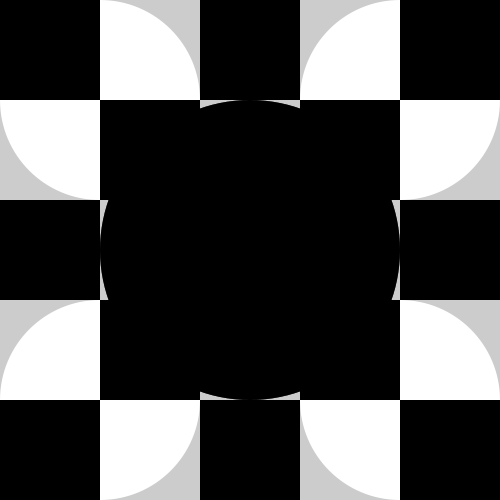
Frame 1 (no input)
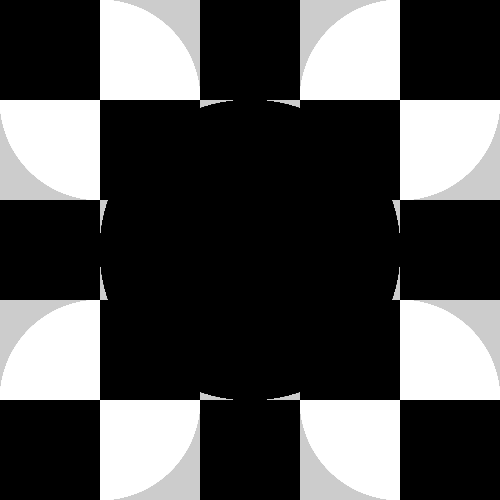
Frame 60 (the mouse pressed at the canvas centre just before this capture)
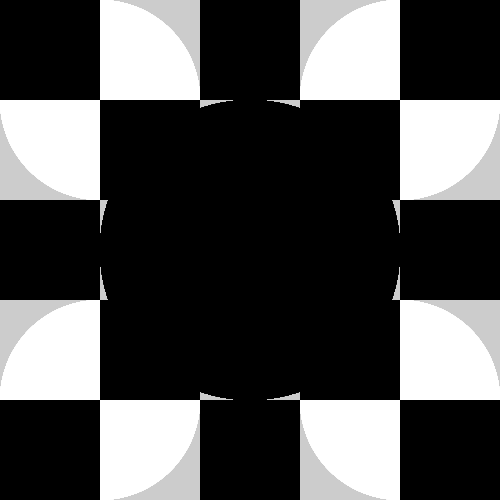
Frame 120 (the mouse held since frame 60 and released just before this capture)

The Processing sketch that drew these frames (run headless with seeded random() and noise(); from frame 60 on, the mouse is pressed at the canvas centre):

// Processing sketch: processing_109537
// ── processing_109537.pde

// Drag (click and hold) your mouse across the 
// image to change the value of the rectangle

int value = 0;
int c = 0;
int d = 255;
int x, y;
float r;
float g;
float b;
float a;
//float diam;
int colorTone = 0; // 0:gray 1:red 2:green 3:blue


void setup() {
  size(500, 500);
  smooth();
  noStroke();
//  fill(255, 0, 0, random(255));
  }

void draw() {
  //set the location of the circle and color it in black
  fill(c);
  ellipse(250, 250, 300, 300);
  //set the locations of the circles and color them in white
  fill(d);
  ellipse(100, 100, 200, 200);
  ellipse(400, 400, 200, 200);
  ellipse(400, 100, 200, 200);
  ellipse(100, 400, 200, 200);
  //set the locations of the squares and color them in black
  fill(value);
  rect(0, 0, 100, 100);
  rect(100, 100, 100, 100);
  rect(200, 200, 100, 100);
  rect(300, 300, 100, 100);
  rect(400, 400, 100, 100);
  rect(400, 0, 100, 100);
  rect(300, 100, 100, 100);
  rect(200, 200, 100, 100);
  rect(100, 300, 100, 100);
  rect(0, 400, 100, 100);
  rect(0, 200, 100, 100);
  rect(200, 0, 100, 100);
  rect(200, 400, 100, 100);
  rect(400, 200, 100, 100);
  

  
//  diam = random(10);//diameter
  if (colorTone==0) { //gray
    fill(0, random(255));
  }
  else if (colorTone==1) { //red
    fill(random(255), 0, 0, random(255));
  }
  else if (colorTone==2) { //green
    fill(0, random(255), 0, random(255));
  }
  else if (colorTone==3) { //blue
    fill(0, 0, random(255), random(255));
  }  
  ellipse(250, 250, 300, 300);
}

void keyPressed() {
  if (key == '0') {
    colorTone = 0; //the circle at the center turns gray
  }
  else if (key == 'r' || key == 'R' || key == '1') {
    colorTone = 1; //the circle at the center turns red
  }
  else if (key == 'g' || key == 'G' || key == '2') {
    colorTone = 2; //the circle at the center turns green
  }
  else if (key == 'b' || key == 'B' || key == '3') {
    colorTone = 3; //the circle at the center turns blue
  }
  else if (key == ' ') {
    background(255); // erase the canvas
  }
}

//when you move the mouse, the colour of the squares will change
void mouseMoved() {
  value = value - 100;
  if (value > 255) 
    value = 0;
}
